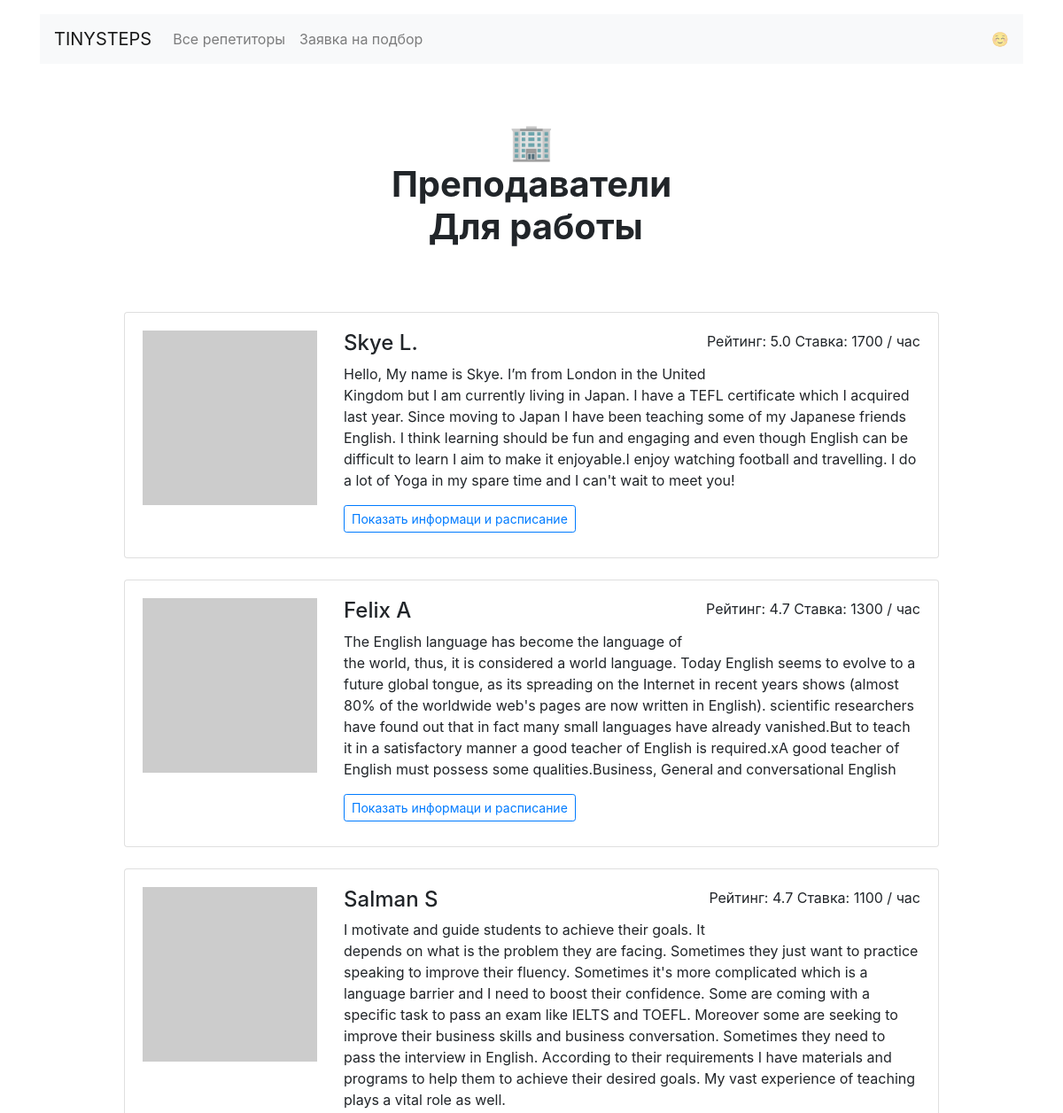
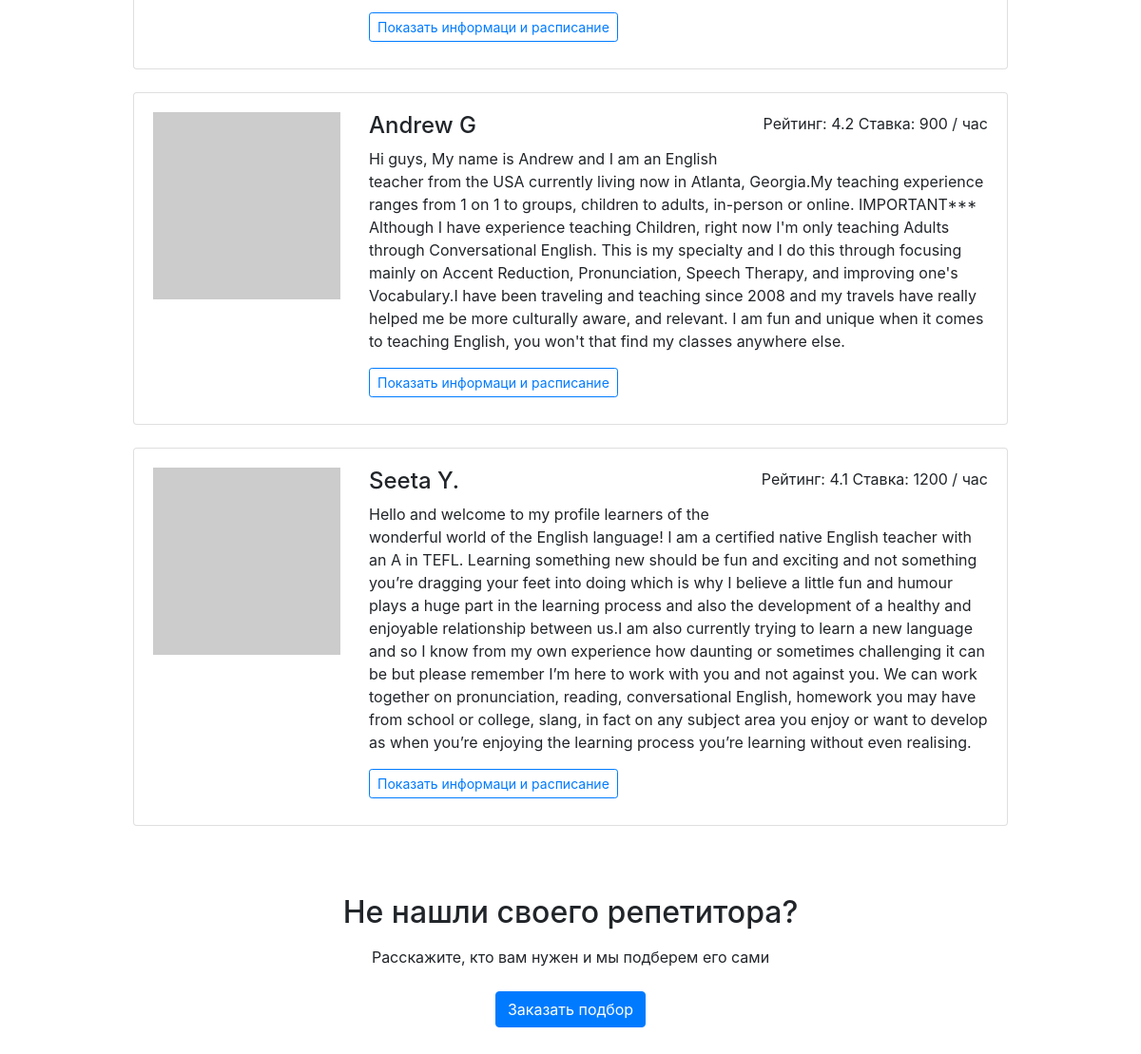
The app's page /goals/work/ with its own data (2 pictures, top to bottom).
### app.py (models this page shows)
class Teacher(db.Model):
    __tablename__ = "teachers"
    id = db.Column(db.Integer, primary_key=True)
    name = db.Column(db.String, nullable=False)
    price = db.Column(db.Integer, nullable=False)
    schedule = db.Column(db.String, nullable=False)
    rating = db.Column(db.Float, nullable=False)
    picture = db.Column(db.String, nullable=False)
    about = db.Column(db.String, nullable=False)
    goals = db.Column(db.String, nullable=False)
    students = db.relationship("Booking", back_populates="teacher")

### app.py (the view)
@app.route('/goals/<goal>/')
def goal_page(goal):
    if goal == 'travel':
        emoji_item = emoji[0]
    elif goal == 'work':
        emoji_item = emoji[2]
    elif goal == 'study':
        emoji_item = emoji[1]
    elif goal == 'programming':
        emoji_item = emoji[4]
    else:
        emoji_item = emoji[3]
    teachers_goal_list = db.session.query(Teacher).filter(Teacher.goals.contains(goal)).all()
    sorted_by_rating_teachers_goal_list = sorted(teachers_goal_list, key=lambda teachers: teachers.rating, reverse=True)
    return render_template('goal.html',
                           goal=goal,
                           goals_file=goals_file,
                           sorted_by_rating_teachers_goal_list=sorted_by_rating_teachers_goal_list,
                           emoji=emoji,
                           emoji_item=emoji_item
                           )

### templates/goal.html (shortened to what this page needs)
{% extends 'base.html' %}
{% block container %}
  <main class="container mt-3">
    <h1 class="h1 text-center w-50 mx-auto mt-1 py-5 mb-4"><strong>{{ emoji_item }}<br />Преподаватели <br>  {{ goals_file[goal] }}</strong></h1>
      <div class="row">
      <div class="col-12 col-lg-10 offset-lg-1 m-auto">{% for teacher in sorted_by_rating_teachers_goal_list %}
        <div class="card mb-4">
          <div class="card-body">
            <div class="row">
              <div class="col-3"><img src="{{ teacher['picture'] }}" class="img-fluid" alt=""></div>
              <div class="col-9">
                <p class="float-right">Рейтинг: {{ teacher['rating'] }} Ставка: {{ teacher['price'] }} / час</p>
                <h2 class="h4">{{ teacher['name'] }}</h2>
                <p>{{ teacher['about'] }}</p>
                <a href="/profiles/{{ teacher['id'] }}" class="btn btn-outline-primary btn-sm mr-3 mb-2">Показать информаци и расписание</a>
              </div>
            </div>
          </div>
        </div>{% endfor %}
      </div>
    </div>
    <h2 class="text-center mt-5 mb-3">Не нашли своего репетитора?</h2>
    <p class="text-center mb-4">Расскажите, кто вам нужен и мы подберем его сами</p>
    <div class="text-center pb-5">
        <a href="/request/" class="btn btn-primary">Заказать подбор</a>
    </div>
  </main>
</body>{% endblock %}

### records on screen
Teacher: rating "5.0", price "1700", name "Skye L.", about "Hello, My name is Skye. I’m from London in the United Kingdom but I am currently living in Japan. I have a TEFL certificate which I acquired last year. Since moving to Japan I have been teaching some of my Japanese friends English. I think learning should be fun and engaging and even though English can be difficult to learn I aim to make it enjoyable.I enjoy watching football and travelling. I do a lot of Yoga in my spare time and I can't wait to meet you!"
Teacher: rating "4.7", price "1300", name "Felix A", about "The English language has become the language of the world, thus, it is considered a world language. Today English seems to evolve to a future global tongue, as its spreading on the Internet in recent years shows (almost 80% of the worldwide web's pages are now written in English). scientific researchers have found out that in fact many small languages have already vanished.But to teach it in a satisfactory manner a good teacher of English is required.xA good teacher of English must possess some qualities.Business, General and conversational English"
Teacher: rating "4.7", price "1100", name "Salman S", about "I motivate and guide students to achieve their goals. It depends on what is the problem they are facing. Sometimes they just want to practice speaking to improve their fluency. Sometimes it's more complicated which is a language barrier and I need to boost their confidence. Some are coming with a specific task to pass an exam like IELTS and TOEFL. Moreover some are seeking to improve their business skills and business conversation. Sometimes they need to pass the interview in English. According to their requirements I have materials and programs to help them to achieve their desired goals. My vast experience of teaching plays a vital role as well."
Teacher: rating "4.2", price "900", name "Andrew G", about "Hi guys, My name is Andrew and I am an English teacher from the USA currently living now in Atlanta, Georgia.My teaching experience ranges from 1 on 1 to groups, children to adults, in-person or online. IMPORTANT*** Although I have experience teaching Children, right now I'm only teaching Adults through Conversational English. This is my specialty and I do this through focusing mainly on Accent Reduction, Pronunciation, Speech Therapy, and improving one's Vocabulary.I have been traveling and teaching since 2008 and my travels have really helped me be more culturally aware, and relevant. I am fun and unique when it comes to teaching English, you won't that find my classes anywhere else."
Teacher: rating "4.1", price "1200", name "Seeta Y.", about "Hello and welcome to my profile learners of the wonderful world of the English language! I am a certified native English teacher with an A in TEFL. Learning something new should be fun and exciting and not something you’re dragging your feet into doing which is why I believe a little fun and humour plays a huge part in the learning process and also the development of a healthy and enjoyable relationship between us.I am also currently trying to learn a new language and so I know from my own experience how daunting or sometimes challenging it can be but please remember I’m here to work with you and not against you. We can work together on pronunciation, reading, conversational English,…"

### other values on screen
{{ emoji_item }} "🏢"
{{ goals_file[goal] }} "Для работы"
